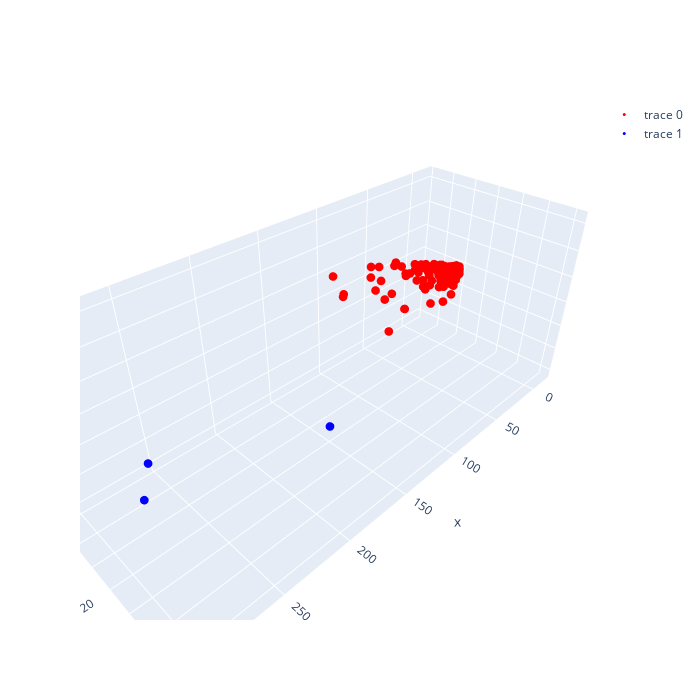
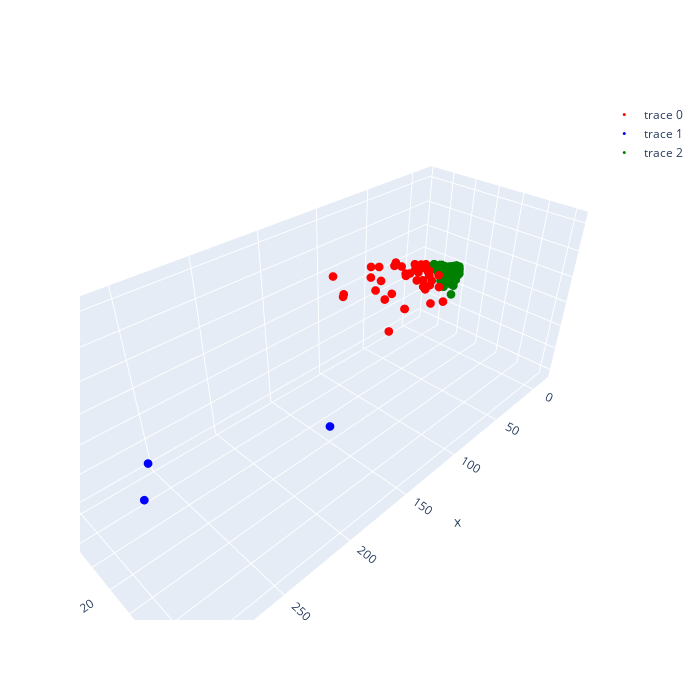
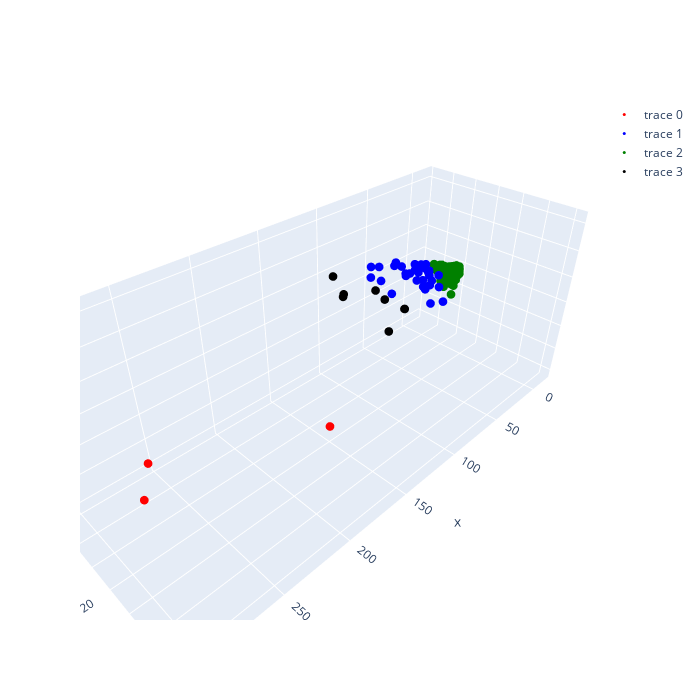

Source (notebook cell) for these figures, in order:
### Code cell
ks = [2, 3, 4]
linkages = ['ward']

options = np.array(np.meshgrid(ks, linkages)).T.reshape(-1, 2)

fig = plt.figure(figsize=(15,30))
for i, (c, linkage) in enumerate(options):
    k = int(c)
    model = AgglomerativeClustering(n_clusters=k, linkage=linkage)
    model.fit(reducedData)
    
    fig = go.FigureWidget()
    
    for cluster_label in range(k):
        cluster = reducedData[model.labels_ == cluster_label]
        fig.add_scatter3d(x=cluster[0:, 0], y=cluster[0:, 1], z=cluster[0:, 2], mode = 'markers', marker={'color': colors[cluster_label]})
    fig.update_traces(marker_size = 3)
    fig.update_layout(width=700, height=700)
    fig.show()

### Figure 1 — Plotly figure (JSON) as saved in the notebook; plotly's stock layout.template omitted (floating-point values rounded to 4 significant figures; data arrays with more than 128 entries replaced by an {"elided": "..."} marker saying what was removed)
{"data": [{"marker": {"color": "red", "size": 3}, "mode": "markers", "type": "scatter3d", "uid": "c6a75d98-5b72-4eb7-bca7-ef6d6291b886", "x": {"elided": "570 float values"}, "y": {"elided": "570 float values"}, "z": {"elided": "570 float values"}}, {"marker": {"color": "blue", "size": 3}, "mode": "markers", "type": "scatter3d", "uid": "99b82a8e-571e-4cba-80ac-b2df6de9ff4e", "x": [303.5, 268.8, 151.8], "y": [84.03, -19.21, 22.57], "z": [63.97, -63.16, -50.66]}], "layout": {"height": 700, "width": 700}}

### Figure 2 — Plotly figure (JSON) as saved in the notebook; plotly's stock layout.template omitted (floating-point values rounded to 4 significant figures; data arrays with more than 128 entries replaced by an {"elided": "..."} marker saying what was removed)
{"data": [{"marker": {"color": "red", "size": 3}, "mode": "markers", "type": "scatter3d", "uid": "4e3f78b5-9699-493a-8f52-1d85825c6a8c", "x": [15.09, 33.05, 87.91, 39.57, 75.44, 64.17, 70.06, 38.67, 17.44, 18.32, 64.7, 22.99, 75.44, 64.17, 70.06, 15.09, 29.69, 18.32, 87.91, 87.14, 88.7, 52.85, 36.58, 29.27, 13.35, 26.23, 24.15, 12.32, 20.13, 31.53, 8.848, 13.21, 18.53, 50.94, 12.11, 28.24, 37.41, 36.58, 16.72, 33.42, 11.76, 30.27, 53.28, 29.27, 20.13, 28.24, 19.76, 81.92, 13.43, 50.72, 47.6], "y": [-6.98, 3.333, 2.189, 13.96, 5.492, 9.474, -4.296, 5.428, -2.612, 5.261, 10.12, 13.44, 5.492, 9.474, -4.296, -6.98, 11.69, 5.261, 2.189, -28.71, -38.04, -23.26, -23.35, -18.96, -9.296, -17.23, -11.77, -11.02, -13.92, -16.88, -15.74, -13.53, -3.253, -35.39, -14.43, -11.7, -16.88, -23.35, -16.32, -27.11, -18.02, -9.459, -33.18, -18.96, -13.92, -11.7, -9.353, -34.42, -8.513, -13.94, -30.24], "z": [-0.0319, -1.081, 18.95, -6.181, -18.14, -2.413, 2.094, 4.085, -1.967, -4.108, -1.974, -11.57, -18.14, -2.413, 2.094, -0.0319, 12.5, -4.108, 18.95, 3.44, 14.95, 3.435, 12.78, 2.434, 1.038, 2.095, -2.681, 1.6, 1.966, 2.118, 4.295, 3.483, -5.665, 9.981, 4.06, 12.61, 12.11, 12.78, 3.24, 7.641, 4.29, 9.463, 2.712, 2.434, 1.966, 12.61, -3.244, -3.015, 2.92, -4.731, 10.62]}, {"marker": {"color": "blue", "size": 3}, "mode": "markers", "type": "scatter3d", "uid": "560771be-a074-4f3f-9e93-1ba89ffdf6ef", "x": [303.5, 268.8, 151.8], "y": [84.03, -19.21, 22.57], "z": [63.97, -63.16, -50.66]}, {"marker": {"color": "green", "size": 3}, "mode": "markers", "type": "scatter3d", "uid": "719c2f6f-4946-4d09-9562-b47e6b8e6ece", "x": {"elided": "519 float values"}, "y": {"elided": "519 float values"}, "z": {"elided": "519 float values"}}], "layout": {"height": 700, "width": 700}}

### Figure 3 — Plotly figure (JSON) as saved in the notebook; plotly's stock layout.template omitted (floating-point values rounded to 4 significant figures; data arrays with more than 128 entries replaced by an {"elided": "..."} marker saying what was removed)
{"data": [{"marker": {"color": "red", "size": 3}, "mode": "markers", "type": "scatter3d", "uid": "a8e82898-d329-47c3-bd8b-eef120aa64e2", "x": [303.5, 268.8, 151.8], "y": [84.03, -19.21, 22.57], "z": [63.97, -63.16, -50.66]}, {"marker": {"color": "blue", "size": 3}, "mode": "markers", "type": "scatter3d", "uid": "e51af01c-3bce-4158-9121-3049aa0e63ae", "x": [15.09, 33.05, 39.57, 38.67, 17.44, 18.32, 22.99, 15.09, 29.69, 18.32, 52.85, 36.58, 29.27, 13.35, 26.23, 24.15, 12.32, 20.13, 31.53, 8.848, 13.21, 18.53, 50.94, 12.11, 28.24, 37.41, 36.58, 16.72, 33.42, 11.76, 30.27, 53.28, 29.27, 20.13, 28.24, 19.76, 13.43, 50.72, 47.6], "y": [-6.98, 3.333, 13.96, 5.428, -2.612, 5.261, 13.44, -6.98, 11.69, 5.261, -23.26, -23.35, -18.96, -9.296, -17.23, -11.77, -11.02, -13.92, -16.88, -15.74, -13.53, -3.253, -35.39, -14.43, -11.7, -16.88, -23.35, -16.32, -27.11, -18.02, -9.459, -33.18, -18.96, -13.92, -11.7, -9.353, -8.513, -13.94, -30.24], "z": [-0.0319, -1.081, -6.181, 4.085, -1.967, -4.108, -11.57, -0.0319, 12.5, -4.108, 3.435, 12.78, 2.434, 1.038, 2.095, -2.681, 1.6, 1.966, 2.118, 4.295, 3.483, -5.665, 9.981, 4.06, 12.61, 12.11, 12.78, 3.24, 7.641, 4.29, 9.463, 2.712, 2.434, 1.966, 12.61, -3.244, 2.92, -4.731, 10.62]}, {"marker": {"color": "green", "size": 3}, "mode": "markers", "type": "scatter3d", "uid": "8f486299-21b5-4017-8b84-206fd57477f7", "x": {"elided": "519 float values"}, "y": {"elided": "519 float values"}, "z": {"elided": "519 float values"}}, {"marker": {"color": "black", "size": 3}, "mode": "markers", "type": "scatter3d", "uid": "814f0054-fdec-432b-b8b1-308a7c8e0d80", "x": [87.91, 75.44, 64.17, 70.06, 64.7, 75.44, 64.17, 70.06, 87.91, 87.14, 88.7, 81.92], "y": [2.189, 5.492, 9.474, -4.296, 10.12, 5.492, 9.474, -4.296, 2.189, -28.71, -38.04, -34.42], "z": [18.95, -18.14, -2.413, 2.094, -1.974, -18.14, -2.413, 2.094, 18.95, 3.44, 14.95, -3.015]}], "layout": {"height": 700, "width": 700}}
